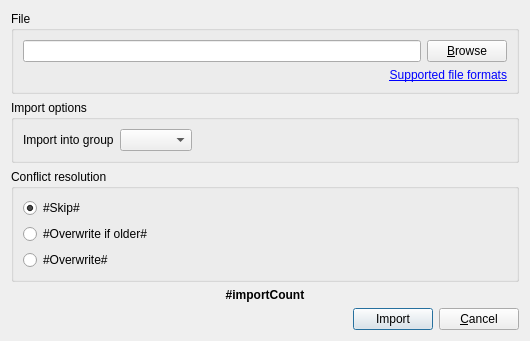
<?xml version="1.0" encoding="UTF-8"?>
<ui version="4.0">
 <class>ComboImportDialog</class>
 <widget class="QDialog" name="ComboImportDialog">
  <property name="geometry">
   <rect>
    <x>0</x>
    <y>0</y>
    <width>521</width>
    <height>338</height>
   </rect>
  </property>
  <property name="acceptDrops">
   <bool>true</bool>
  </property>
  <property name="windowTitle">
   <string/>
  </property>
  <layout class="QVBoxLayout" name="verticalLayout">
   <property name="sizeConstraint">
    <enum>QLayout::SetFixedSize</enum>
   </property>
   <item>
    <widget class="QGroupBox" name="groupBoxFile">
     <property name="minimumSize">
      <size>
       <width>503</width>
       <height>0</height>
      </size>
     </property>
     <property name="title">
      <string>File</string>
     </property>
     <layout class="QGridLayout" name="gridLayout">
      <item row="0" column="0">
       <widget class="QLineEdit" name="editPath">
        <property name="acceptDrops">
         <bool>false</bool>
        </property>
       </widget>
      </item>
      <item row="0" column="1">
       <widget class="QPushButton" name="buttonBrowse">
        <property name="text">
         <string>&amp;Browse</string>
        </property>
       </widget>
      </item>
      <item row="1" column="0" colspan="2">
       <widget class="QLabel" name="labelSupportedFormats">
        <property name="text">
         <string>&lt;html&gt;&lt;head/&gt;&lt;body&gt;&lt;p align=&quot;right&quot;&gt;&lt;a href=&quot;https://github.com/xmichelo/Abbrevio/wiki/Import-and-export#importing-combos&quot;&gt;&lt;span style=&quot; text-decoration: underline; color:#%1;&quot;&gt;Supported file formats&lt;/span&gt;&lt;/a&gt;&lt;/p&gt;&lt;/body&gt;&lt;/html&gt;</string>
        </property>
        <property name="openExternalLinks">
         <bool>true</bool>
        </property>
       </widget>
      </item>
     </layout>
    </widget>
   </item>
   <item>
    <widget class="QGroupBox" name="groupBoxOptions">
     <property name="title">
      <string>Import options</string>
     </property>
     <layout class="QHBoxLayout" name="horizontalLayout_3">
      <item>
       <widget class="QLabel" name="label">
        <property name="text">
         <string>Import into group</string>
        </property>
       </widget>
      </item>
      <item>
       <widget class="GroupComboBox" name="comboGroup">
        <property name="sizeAdjustPolicy">
         <enum>QComboBox::AdjustToContents</enum>
        </property>
       </widget>
      </item>
      <item>
       <spacer name="horizontalSpacer_2">
        <property name="orientation">
         <enum>Qt::Horizontal</enum>
        </property>
        <property name="sizeHint" stdset="0">
         <size>
          <width>315</width>
          <height>5</height>
         </size>
        </property>
       </spacer>
      </item>
     </layout>
    </widget>
   </item>
   <item>
    <widget class="QGroupBox" name="groupBoxConflicts">
     <property name="font">
      <font>
       <bold>false</bold>
      </font>
     </property>
     <property name="title">
      <string notr="true">Conflict resolution</string>
     </property>
     <layout class="QVBoxLayout" name="groupBoxConflictsLayout">
      <item>
       <widget class="QRadioButton" name="radioSkipConflicts">
        <property name="text">
         <string notr="true">#Skip#</string>
        </property>
        <property name="checked">
         <bool>true</bool>
        </property>
       </widget>
      </item>
      <item>
       <widget class="QRadioButton" name="radioImportNewer">
        <property name="text">
         <string notr="true">#Overwrite if older#</string>
        </property>
        <property name="checked">
         <bool>false</bool>
        </property>
       </widget>
      </item>
      <item>
       <widget class="QRadioButton" name="radioOverwrite">
        <property name="text">
         <string notr="true">#Overwrite#</string>
        </property>
       </widget>
      </item>
     </layout>
    </widget>
   </item>
   <item>
    <widget class="QLabel" name="labelImportCount">
     <property name="font">
      <font>
       <bold>true</bold>
      </font>
     </property>
     <property name="text">
      <string notr="true">#importCount</string>
     </property>
     <property name="alignment">
      <set>Qt::AlignCenter</set>
     </property>
    </widget>
   </item>
   <item>
    <spacer name="verticalSpacer">
     <property name="orientation">
      <enum>Qt::Vertical</enum>
     </property>
     <property name="sizeType">
      <enum>QSizePolicy::MinimumExpanding</enum>
     </property>
     <property name="sizeHint" stdset="0">
      <size>
       <width>20</width>
       <height>0</height>
      </size>
     </property>
    </spacer>
   </item>
   <item>
    <layout class="QHBoxLayout" name="horizontalLayout">
     <item>
      <spacer name="horizontalSpacer">
       <property name="orientation">
        <enum>Qt::Horizontal</enum>
       </property>
       <property name="sizeHint" stdset="0">
        <size>
         <width>40</width>
         <height>10</height>
        </size>
       </property>
      </spacer>
     </item>
     <item>
      <widget class="QPushButton" name="buttonImport">
       <property name="text">
        <string>Import</string>
       </property>
       <property name="default">
        <bool>true</bool>
       </property>
      </widget>
     </item>
     <item>
      <widget class="QPushButton" name="buttonCancel">
       <property name="text">
        <string>&amp;Cancel</string>
       </property>
      </widget>
     </item>
    </layout>
   </item>
  </layout>
 </widget>
 <customwidgets>
  <customwidget>
   <class>GroupComboBox</class>
   <extends>QComboBox</extends>
   <header>Group/GroupComboBox.h</header>
  </customwidget>
 </customwidgets>
 <tabstops>
  <tabstop>editPath</tabstop>
  <tabstop>buttonBrowse</tabstop>
  <tabstop>buttonImport</tabstop>
  <tabstop>buttonCancel</tabstop>
 </tabstops>
 <resources/>
 <connections/>
</ui>
